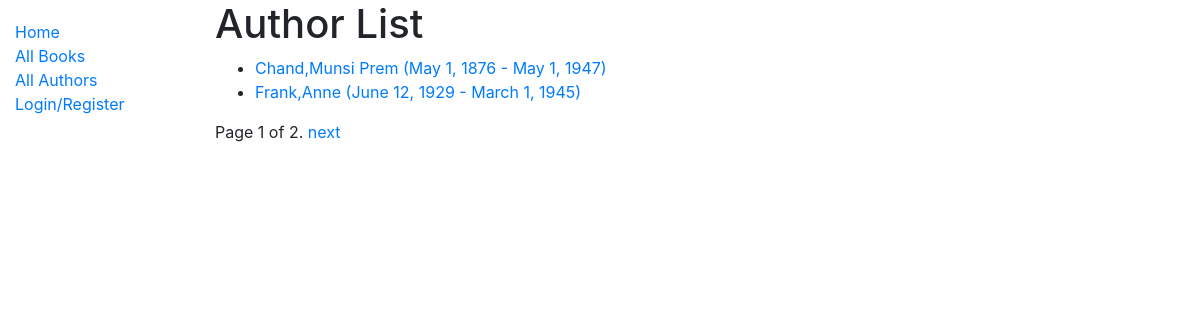
Screenshot of /catalog/authors/ with the database file from the repository.
### catalog/models.py (models this page shows)
class Author(models.Model):
    first_name = models.CharField(max_length=100)
    last_name = models.CharField(max_length=100)
    date_of_birth = models.DateField(null=True,blank=True)
    date_of_death = models.DateField('Died',null=True,blank=True)
    class Meta:
        ordering = ['last_name','first_name']
    def get_absolute_url(self):
        return reverse('author-detail',args=[str(self.id)])
    def __str__(self):
        return f'{self.last_name},{self.first_name}'

### catalog/views.py (the view)
# urls.py: path('authors/', views.AuthorListView.as_view(), name='authors'),
class AuthorListView(generic.ListView):
    model = Author
    paginate_by = 2

### catalog/templates/catalog/author_list.html
{% extends 'base_generic.html' %}
{% block content %}
<h1>Author List</h1>
{% if author_list %}
<ul>
    {% for author in author_list %}
    <li>
        <a href="{{ author.get_absolute_url }}">{{ author }} ({{ author.date_of_birth}} - {% if author.date_of_death %}{{author.date_of_death}}{% endif %})</a>
    </li>
    {% endfor %}
</ul>
{% else %}
    <p>There is no author available :(</p>
{% endif %}
{% endblock %}

### rows the page displays
Author: last_name+first_name "Chand,Munsi Prem", date_of_birth "May 1, 1876", date_of_death "May 1, 1947"
Author: last_name+first_name "Frank,Anne", date_of_birth "June 12, 1929", date_of_death "March 1, 1945"

### other values shown
{{ page_obj.number }} "1"
{{ page_obj.paginator.num_pages }} "2"
